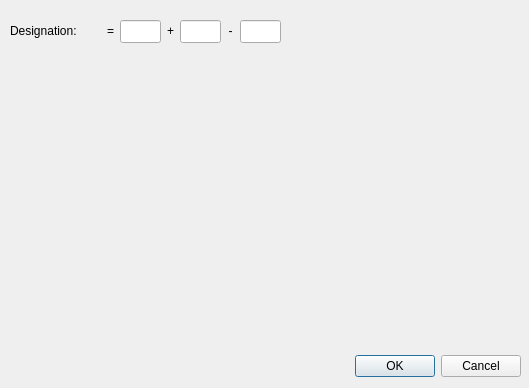
<?xml version="1.0" encoding="UTF-8"?>
<ui version="4.0">
 <class>ComponentEditor</class>
 <widget class="QDialog" name="ComponentEditor">
  <property name="geometry">
   <rect>
    <x>0</x>
    <y>0</y>
    <width>529</width>
    <height>388</height>
   </rect>
  </property>
  <property name="windowTitle">
   <string>Dialog</string>
  </property>
  <widget class="QDialogButtonBox" name="buttonBox">
   <property name="geometry">
    <rect>
     <x>10</x>
     <y>350</y>
     <width>511</width>
     <height>32</height>
    </rect>
   </property>
   <property name="orientation">
    <enum>Qt::Horizontal</enum>
   </property>
   <property name="standardButtons">
    <set>QDialogButtonBox::Cancel|QDialogButtonBox::Ok</set>
   </property>
  </widget>
  <widget class="QLabel" name="label_3">
   <property name="geometry">
    <rect>
     <x>10</x>
     <y>20</y>
     <width>81</width>
     <height>21</height>
    </rect>
   </property>
   <property name="text">
    <string>Designation:</string>
   </property>
  </widget>
  <widget class="QLineEdit" name="editFunction">
   <property name="geometry">
    <rect>
     <x>120</x>
     <y>20</y>
     <width>41</width>
     <height>23</height>
    </rect>
   </property>
  </widget>
  <widget class="QLineEdit" name="editLocation">
   <property name="geometry">
    <rect>
     <x>180</x>
     <y>20</y>
     <width>41</width>
     <height>23</height>
    </rect>
   </property>
  </widget>
  <widget class="QLabel" name="labelLocationPrefix">
   <property name="geometry">
    <rect>
     <x>160</x>
     <y>20</y>
     <width>21</width>
     <height>21</height>
    </rect>
   </property>
   <property name="text">
    <string>+</string>
   </property>
   <property name="alignment">
    <set>Qt::AlignCenter</set>
   </property>
  </widget>
  <widget class="QLabel" name="labelFunctionPrefix">
   <property name="geometry">
    <rect>
     <x>100</x>
     <y>20</y>
     <width>21</width>
     <height>21</height>
    </rect>
   </property>
   <property name="text">
    <string>=</string>
   </property>
   <property name="alignment">
    <set>Qt::AlignCenter</set>
   </property>
  </widget>
  <widget class="QLineEdit" name="editDesignation">
   <property name="geometry">
    <rect>
     <x>240</x>
     <y>20</y>
     <width>41</width>
     <height>23</height>
    </rect>
   </property>
  </widget>
  <widget class="QLabel" name="labelDesignationPrefix">
   <property name="geometry">
    <rect>
     <x>220</x>
     <y>20</y>
     <width>21</width>
     <height>21</height>
    </rect>
   </property>
   <property name="text">
    <string>-</string>
   </property>
   <property name="alignment">
    <set>Qt::AlignCenter</set>
   </property>
  </widget>
  <widget class="VariableEditor" name="variableEditor" native="true">
   <property name="geometry">
    <rect>
     <x>10</x>
     <y>70</y>
     <width>481</width>
     <height>241</height>
    </rect>
   </property>
  </widget>
 </widget>
 <customwidgets>
  <customwidget>
   <class>VariableEditor</class>
   <extends>QWidget</extends>
   <header>ui/widgets/variableeditor.h</header>
   <container>1</container>
  </customwidget>
 </customwidgets>
 <resources/>
 <connections>
  <connection>
   <sender>buttonBox</sender>
   <signal>accepted()</signal>
   <receiver>ComponentEditor</receiver>
   <slot>accept()</slot>
   <hints>
    <hint type="sourcelabel">
     <x>248</x>
     <y>254</y>
    </hint>
    <hint type="destinationlabel">
     <x>157</x>
     <y>274</y>
    </hint>
   </hints>
  </connection>
  <connection>
   <sender>buttonBox</sender>
   <signal>rejected()</signal>
   <receiver>ComponentEditor</receiver>
   <slot>reject()</slot>
   <hints>
    <hint type="sourcelabel">
     <x>316</x>
     <y>260</y>
    </hint>
    <hint type="destinationlabel">
     <x>286</x>
     <y>274</y>
    </hint>
   </hints>
  </connection>
 </connections>
</ui>
